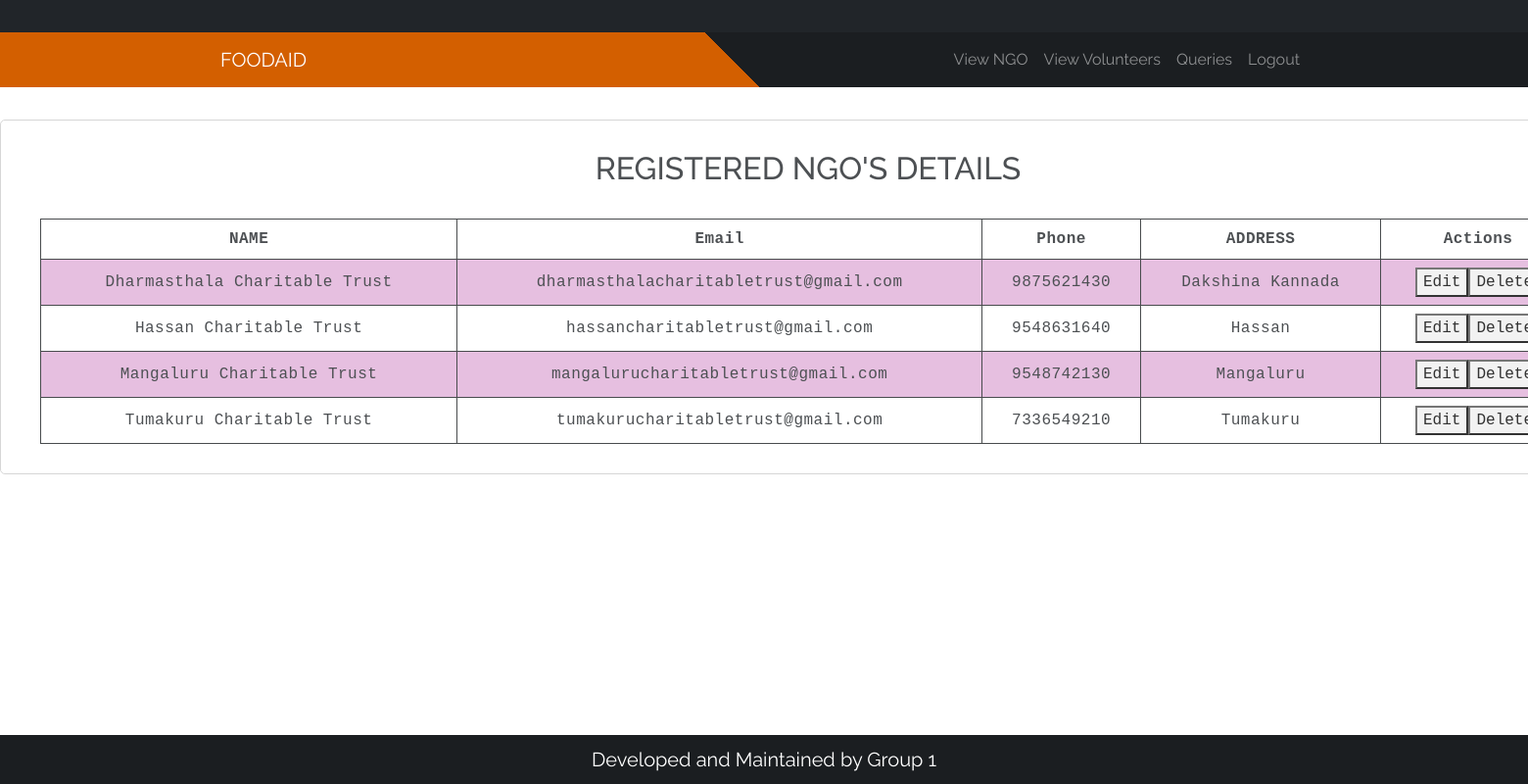
/Ad/admin/ngoregister.php, run on the app's committed database.
### tables this page shows
CREATE TABLE `ngoregister` (
  `name` varchar(100) NOT NULL,
  `email` varchar(100) NOT NULL,
  `phone` bigint(100) NOT NULL,
  `address` varchar(500) NOT NULL,
  `lat` varchar(100) NOT NULL,
  `lng` varchar(100) NOT NULL
);

### Ad/admin/ngoregister.php (the view, shortened to what this page needs)
<?php
$dbhost = 'localhost';
$dbuser = 'root';
$dbpass = '';
$dbase = 'ngo';
$db = mysqli_connect($dbhost, $dbuser, $dbpass, $dbase);
$details = "SELECT * FROM ngoregister";
$resultstaff = mysqli_query($db, $details);
?>
<!DOCTYPE html>
<html lang="en">
<head>
  <link rel="stylesheet" href="../css/tableview.css">
  <link rel="stylesheet" href="../css/slideshower.css">
  <link href="//maxcdn.bootstrapcdn.com/bootstrap/4.0.0/css/bootstrap.min.css" rel="stylesheet" id="bootstrap-css">
</head>
<body class="bg" style="background-image: url('4.jpg');">
  <div class="fixed-top">
    <header class="topbar">
      <div class="container">
        <div class="row">
          <div class="col-sm-12">
            <ul class="social-network">
              <li><a class="waves-effect waves-dark" href="#"><i></i></a></li>
              <li><a class="waves-effect waves-dark" href="#"><i></i></a></li>
              <li><a class="waves-effect waves-dark" href="#"><i></i></a></li>
              <li><a class="waves-effect waves-dark" href="#"><i></i></a></li>
              <li><a class="waves-effect waves-dark" href="#"><i></i></a></li>
            </ul>
          </div>
        </div>
      </div>
    </header>
    <nav class="navbar navbar-expand-lg navbar-dark mx-background-top-linear">
      <div class="container">
        <a class="navbar-brand" href="../index.html" style="text-transform: uppercase;"> FoodAid</a>
        <div class="collapse navbar-collapse" id="navbarResponsive">
          <ul class="navbar-nav ml-auto">
            <li class="nav-item">
              <a class="nav-link" href="ngoregister.php">View NGO</a>
            </li>
            <li class="nav-item">
              <a class="nav-link" href="volunteer.php">View Volunteers</a>
            </li>
            <li class="nav-item">
              <a class="nav-link" href="contactusview.php">Queries</a>
            </li>
            <li class="nav-item">
              <a class="nav-link" href="../index.html">Logout</a>
            </li>
          </ul>
        </div>
      </div>
    </nav>
  </div>
  <br><br><br>
  <form method="POST">
    <h2>REGISTERED NGO'S DETAILS</h2><br>
    <div align=center class="scroll">
      <?php
      if ($resultstaff) {
        echo "<table><tr><th>NAME</th><th>Email</th><th>Phone</th><th>ADDRESS</th><th>Actions</th></tr>";
        while ($row = mysqli_fetch_array($resultstaff, MYSQLI_ASSOC)) {
          echo "<tr><td>" . $row['name'] . "</td><td>" . $row['email'] . "</td><td>" . $row['phone'] . "</td><td>" . $row['address'] . "</td>";
          echo "<td>";
          echo "<button type='button' class='edit-btn' data-email='" . $row['email'] . "'>Edit</button>";
          echo "<button type='button' class='delete-btn' data-email='" . $row['email'] . "'>Delete</button>";
          echo "</td>";
          echo "</tr>";
        }
        echo "</table>";
      }
      ?>
    </div>
  </form>
</body>
<br><br><br>
<footer style="
    position: fixed;
    background-color:#1b1e21;
    color: white;padding: 10px;
    text-align: center;
    font-family: Raleway;
    font-size: 20px;
    left: 0;
    bottom: 0;
    width: 100%;">
  Developed and Maintained by Group 1
</footer>
</html>
</body>
</html>

### Ad/css/tableview.css (style rules this page uses)
table { font-family: courier, sans-serif; letter-spacing: 0.5px; border-collapse: collapse; width: 100%; text-align: center; }
td, th { border: 1px solid #1b1e21; text-align: center; padding: 8px; }
tr:nth-child(even) { background-color: #e0b0d9; }
.bg { background-image: url('images/10.jpg'); background-repeat: no-repeat; background-attachment: fixed; background-size: cover; }
body { font-size: 16px; background: #f9f9f9; font-family: "Segoe UI", "Helvetica Neue", Arial, sans-serif; }
form { width: 1650px; text-align: center; background: white; padding: 30px 40px 30px; border: 1px solid #ccc; margin: 50px auto 0; border-radius: 5px; opacity: 0.8; }
div.scroll { height: auto; width: auto; overflow-y: scroll; }

### Ad/css/slideshower.css (style rules this page uses)
* { box-sizing: border-box; -webkit-box-sizing: border-box; }
html, body { height: 100%; }
body { margin: 0; font: 16px/1.3 ZCOOL XiaoWei; }

### Ad/admin/ngoregister.php (style rules this page uses)
body { font-family: Raleway; }
.topbar { background-color: #212529; padding: 0; }
.topbar .container .row { margin: -7px; padding: 0; }
ul.social-network { border: none; margin: 0; padding: 0; }
ul.social-network li { border: none; margin: 0; }
ul.social-network li { display: inline; margin: 0 5px; border: 0px solid #2D2D2D; padding: 5px 0 0; width: 32px; display: inline-block; text-align: center; height: 32px; vertical-align: baseline; color: #000; }
ul.social-network { list-style: none; margin: 5px 0 10px -25px; float: right; }
a { color: #0a0a0a; text-decoration: none; }
li { list-style-type: none; }
.mx-background-top-linear { background: -webkit-linear-gradient(45deg, ##e2818a 48%, #1b1e21 48%); background: -webkit-linear-gradient(left, ##e2818a 48%, #1b1e21 48%); background: linear-gradient(45deg, #d35f00 48%, #1b1e21 48%); }

### data on the page
ngoregister: name "Dharmasthala Charitable Trust", email "dharmasthalacharitabletrust@gmail.com", phone "9875621430", address "Dakshina Kannada"
ngoregister: name "Hassan Charitable Trust", email "hassancharitabletrust@gmail.com", phone "9548631640", address "Hassan"
ngoregister: name "Mangaluru Charitable Trust", email "mangalurucharitabletrust@gmail.com", phone "9548742130", address "Mangaluru"
ngoregister: name "Tumakuru Charitable Trust", email "tumakurucharitabletrust@gmail.com", phone "7336549210", address "Tumakuru"
